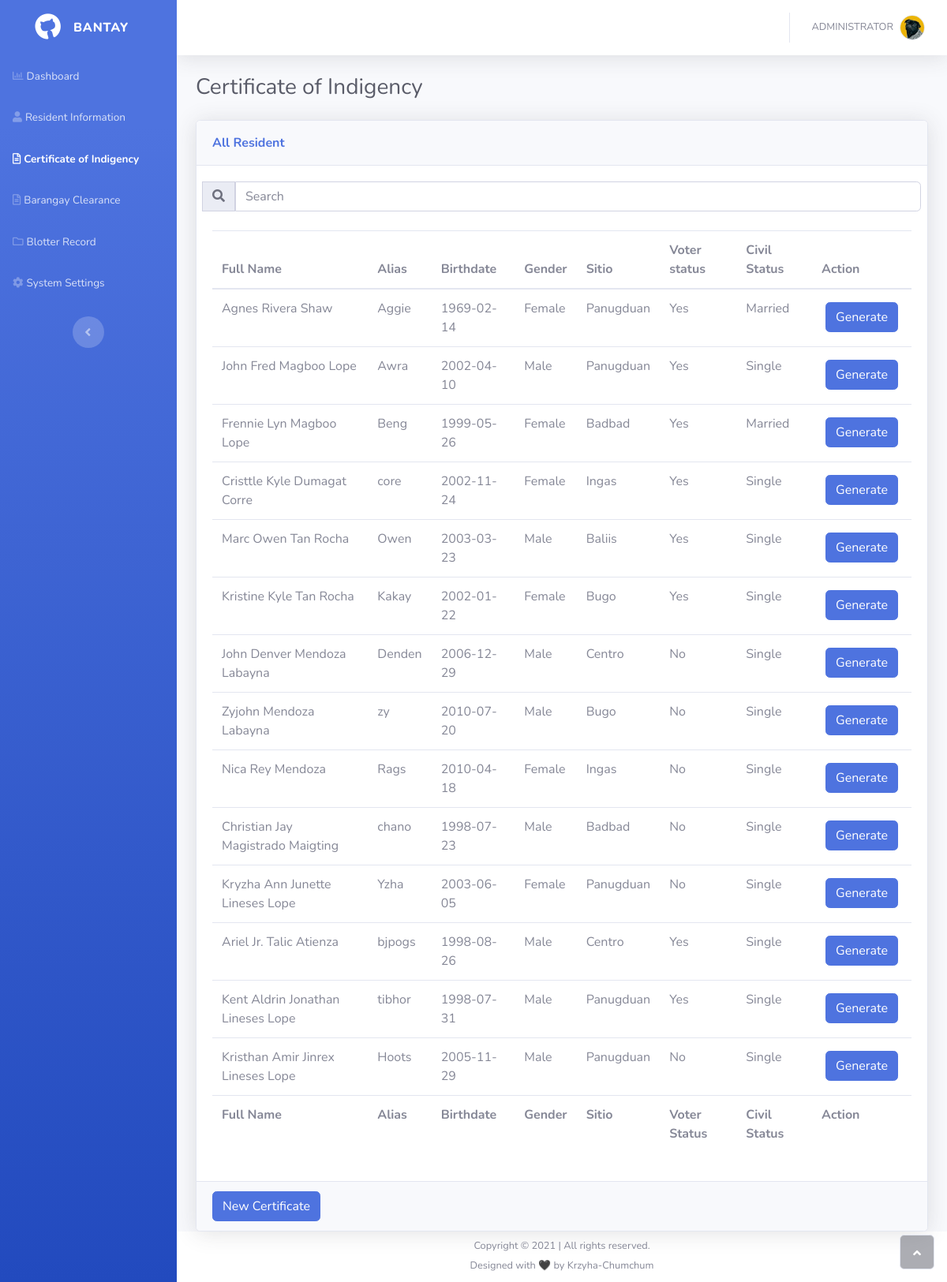
The page /CertofIndigency.php (signed in) on the database its author committed.
### tables this page shows
CREATE TABLE `resident_tbl` (
  `resident_number` int(11) NOT NULL,
  `resident_fname` varchar(30) NOT NULL,
  `resident_mname` varchar(30) NOT NULL,
  `resident_lname` varchar(30) NOT NULL,
  `resident_alias` varchar(50) NOT NULL,
  `resident_bday` date NOT NULL,
  `resident_gender` varchar(10) NOT NULL,
  `resident_sitio` varchar(20) NOT NULL,
  `resident_voterstatus` varchar(10) NOT NULL,
  `resident_civilstatus` varchar(20) NOT NULL
);

### CertofIndigency.php (the view, shortened to what this page needs)
<!DOCTYPE html>
<html>
<head>
    <link rel="stylesheet" href="assets/bootstrap/css/bootstrap.min.css">
    <link rel="stylesheet" href="assets/fonts/fontawesome-all.min.css">
</head>
<body id="page-top">
    <div id="wrapper">
        <nav class="navbar navbar-dark align-items-start sidebar sidebar-dark accordion bg-gradient-primary p-0">
            <div class="container-fluid d-flex flex-column p-0"><a class="navbar-brand d-flex justify-content-center align-items-center sidebar-brand m-0" href="Dashboard.php">
                    <div class="sidebar-brand-icon rotate-n-15"><i class="fab fa-github"></i></div>
                    <div class="sidebar-brand-text mx-3"><span>bantay</span></div>
                </a>
                <ul class="navbar-nav text-light" id="accordionSidebar">
                    <li class="nav-item"><a class="nav-link" href="Dashboard.php"><i class="far fa-chart-bar"></i><span>Dashboard</span></a></li>
                    <li class="nav-item"><a class="nav-link" href="ResidentInformation.php"><i class="fas fa-user"></i><span>Resident Information</span></a></li>
                    <li class="nav-item"><a class="nav-link active" href="CertofIndigency.php"><i class="far fa-file-alt"></i><span>Certificate of Indigency</span></a></li>
                    <li class="nav-item"><a class="nav-link" href="BrgyClearance.php"><i class="far fa-file-alt"></i><span>Barangay Clearance</span></a></li>
                    <li class="nav-item"><a class="nav-link" href="BlotterRecord.php"><i class="far fa-folder"></i><span>Blotter Record</span></a></li>
                    <?php
                        if($_SESSION["usertype"] == "Admin")
                        {
                            echo '<li class="nav-item"><a class="nav-link" href="SystemSettings.php"><i class="fas fa-cog"></i><span>System Settings</span></a></li>';
                        }
                    ?>
                </ul>
                <div class="text-center d-none d-md-inline"><button class="btn rounded-circle border-0" id="sidebarToggle" type="button"></button></div>
            </div>
        </nav>
        <div class="d-flex flex-column" id="content-wrapper">
            <div id="content">
                <nav class="navbar navbar-light navbar-expand bg-white shadow mb-4 topbar static-top">
                    <div class="container-fluid"><button class="btn btn-link d-md-none rounded-circle mr-3" id="sidebarToggleTop" type="button"><i class="fas fa-bars"></i></button>
                        <ul class="navbar-nav flex-nowrap ml-auto">
                            <li class="nav-item dropdown no-arrow">
                                <div class="nav-item dropdown no-arrow"><a class="dropdown-toggle nav-link" aria-expanded="false" data-toggle="dropdown" href="#"><span class="d-none d-lg-inline mr-2 text-gray-600 small"><?php echo $_SESSION["name"];?></span><img class="border rounded-circle img-profile" src="assets/img/avatars/avatar5.jpeg"></a>
                                </div>
                            </li>
                        </ul>
                    </div>
                </nav>
                <div class="container-fluid">
                    <h3 class="text-dark mb-4">Certificate of Indigency</h3>
                    <div class="card shadow">
                        <div class="card-header py-3"><strong style="color: var(--blue);">All Resident</strong></div>
                        <div class="card-body">
                            <div class="row">
                               <div class="text-md-right input-group dataTables_filter" id="dataTable_filter">
                                    <div class="input-group mb-3">
                                        <div class="input-group-append">
                                            <span class="input-group-text" id="basic-addon2"><a><i class="fas fa-search" aria-hidden="true"></i></a></span>
                                        </div>
                                        <input type="text" id="myInput" onkeyup="myFunction()" class="form-control form-control-user" aria-controls="dataTable" placeholder="Search">
                                    </div>
                                </div>
                            </div>
                            <div class="table-responsive table mt-2" id="dataTable" role="grid" aria-describedby="dataTable_info">
                                <table class="table my-0 sortable" id="dataTable">
                                    <thead>
                                        <tr>
                                            <th>Full Name</th>
                                            <th>Alias</th>
                                            <th>Birthdate</th>
                                            <th>Gender</th>
                                            <th>Sitio</th>
                                            <th>Voter status</th>
                                            <th>Civil Status</th>
                                            <th>Action</th>
                                        </tr>
                                    </thead>
                                    <tbody>
                                    <?php
                                            include "included/config.php";
                                            $sql="SELECT * FROM resident_tbl";
                                            $result = $conn->query($sql);
                                            if ($result->num_rows > 0)
                                            {
                                                while($row = $result->fetch_assoc())
                                                {
                                                    echo '<tr class="item">';
                                                    echo "<td>" . $row['resident_fname'] . " " . $row['resident_mname'] . " " . $row['resident_lname'] . "</td>";
                                                    echo "<td>" . $row['resident_alias'] . "</td>";
                                                    echo "<td>" . $row['resident_bday'] . "</td>";
                                                    echo "<td>" . $row['resident_gender'] . "</td>";
                                                    echo "<td>" . $row['resident_sitio'] . "</td>";
                                                    echo "<td>" . $row['resident_voterstatus'] . "</td>";
                                                    echo "<td>" . $row['resident_civilstatus'] . "</td>";
                                                    echo '<td>&nbsp;<div class="form-group" style="margin-bottom: 0px;margin-top: -25px;"><button data-toggle="modal" data-target="#showCertofIndigency" class="btn btn-primary" type="button" style="margin: 5px;margin-left: 5px;" resname="' . $row["resident_fname"] . ' ' . $row["resident_mname"] . ' ' . $row["resident_lname"] . '" resgender="' . $row['resident_gender'] . '" rescivil="' . $row['resident_civilstatus'] . '">Generate</button></div></td>';
                                                    echo "</tr>";
                                                }
                                            }
                                            else
                                            {
                                                echo "<tr>";
                                                echo "<td align = 'center' colspan='3'>No Data</td>";
                                                echo "</tr>";
                                            }
                                        ?>
                                    </tbody>
                                    <tfoot>
                                        <tr>
                                            <td><strong>Full Name</strong></td>
                                            <td><strong>Alias</strong></td>
                                            <td><strong>Birthdate</strong></td>
                                            <td><strong>Gender</strong></td>
                                            <td><strong>Sitio</strong></td>
                                            <td><strong>Voter Status</strong></td>
                                            <td><strong>Civil Status</strong></td>
                                            <td><strong>Action</strong></td>
                                        </tr>
                                    </tfoot>
                                </table>
                            </div>
                        </div>
                        <div class="card-footer"><button class="btn btn-primary" type="button" data-toggle="modal" data-target="#showCertofIndigency">New Certificate</button></div>
                    </div>
                </div>
            </div>
            <footer class="bg-white sticky-footer">
                <div class="container my-auto" style="height:10px;">
                    <div class="text-center my-auto copyright">
                        <div class="row" style="margin-top:-20px;">
                            <div class="col-12">
                                <span>Copyright © 2021 | All rights reserved.</span>
                            </div>
                            <div class="col-12">
                                <span>Designed with 🖤 by Krzyha-Chumchum</span>
                            </div>
                        </div>
                    </div>
                </div>
            </footer>
        </div><a class="border rounded d-inline scroll-to-top" href="#page-top"><i class="fas fa-angle-up"></i></a>
    </div>
</body>
</html>

### rows shown on the page
resident_tbl: resident_fname "Agnes", resident_mname "Rivera", resident_lname "Shaw", resident_alias "Aggie", resident_bday "1969-02-14", resident_gender "Female", resident_sitio "Panugduan", resident_voterstatus "Yes", resident_civilstatus "Married"
resident_tbl: resident_fname "John Fred", resident_mname "Magboo", resident_lname "Lope", resident_alias "Awra", resident_bday "2002-04-10", resident_gender "Male", resident_sitio "Panugduan", resident_voterstatus "Yes", resident_civilstatus "Single"
resident_tbl: resident_fname "Frennie Lyn", resident_mname "Magboo", resident_lname "Lope", resident_alias "Beng", resident_bday "1999-05-26", resident_gender "Female", resident_sitio "Badbad", resident_voterstatus "Yes", resident_civilstatus "Married"
resident_tbl: resident_fname "Cristtle Kyle", resident_mname "Dumagat", resident_lname "Corre", resident_alias "core", resident_bday "2002-11-24", resident_gender "Female", resident_sitio "Ingas", resident_voterstatus "Yes", resident_civilstatus "Single"
resident_tbl: resident_fname "Marc Owen", resident_mname "Tan", resident_lname "Rocha", resident_alias "Owen", resident_bday "2003-03-23", resident_gender "Male", resident_sitio "Baliis", resident_voterstatus "Yes", resident_civilstatus "Single"
resident_tbl: resident_fname "Kristine Kyle", resident_mname "Tan", resident_lname "Rocha", resident_alias "Kakay", resident_bday "2002-01-22", resident_gender "Female", resident_sitio "Bugo", resident_voterstatus "Yes", resident_civilstatus "Single"
resident_tbl: resident_fname "John Denver", resident_mname "Mendoza", resident_lname "Labayna", resident_alias "Denden", resident_bday "2006-12-29", resident_gender "Male", resident_sitio "Centro", resident_voterstatus "No", resident_civilstatus "Single"
resident_tbl: resident_fname "Zyjohn", resident_mname "Mendoza", resident_lname "Labayna", resident_alias "zy", resident_bday "2010-07-20", resident_gender "Male", resident_sitio "Bugo", resident_voterstatus "No", resident_civilstatus "Single"
resident_tbl: resident_fname "Nica", resident_mname "Rey", resident_lname "Mendoza", resident_alias "Rags", resident_bday "2010-04-18", resident_gender "Female", resident_sitio "Ingas", resident_voterstatus "No", resident_civilstatus "Single"
resident_tbl: resident_fname "Christian Jay", resident_mname "Magistrado", resident_lname "Maigting", resident_alias "chano", resident_bday "1998-07-23", resident_gender "Male", resident_sitio "Badbad", resident_voterstatus "No", resident_civilstatus "Single"
resident_tbl: resident_fname "Kryzha Ann Junette", resident_mname "Lineses", resident_lname "Lope", resident_alias "Yzha", resident_bday "2003-06-05", resident_gender "Female", resident_sitio "Panugduan", resident_voterstatus "No", resident_civilstatus "Single"
resident_tbl: resident_fname "Ariel Jr.", resident_mname "Talic", resident_lname "Atienza", resident_alias "bjpogs", resident_bday "1998-08-26", resident_gender "Male", resident_sitio "Centro", resident_voterstatus "Yes", resident_civilstatus "Single"
resident_tbl: resident_fname "Kent Aldrin Jonathan", resident_mname "Lineses", resident_lname "Lope", resident_alias "tibhor", resident_bday "1998-07-31", resident_gender "Male", resident_sitio "Panugduan", resident_voterstatus "Yes", resident_civilstatus "Single"
resident_tbl: resident_fname "Kristhan Amir Jinrex", resident_mname "Lineses", resident_lname "Lope", resident_alias "Hoots", resident_bday "2005-11-29", resident_gender "Male", resident_sitio "Panugduan", resident_voterstatus "No", resident_civilstatus "Single"

### other values the page prints
$_SESSION["name"] "ADMINISTRATOR"
